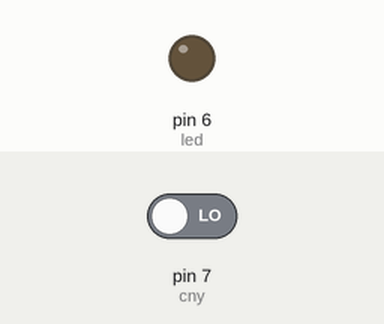
Bench run of a sketch on a simulated Arduino Uno, built with avr-gcc and run on an emulated ATmega328P. Shown: output pins drawn as LEDs (lit = HIGH). The inputs (shaded band) are chosen by the test bench; at power-on: pin 7 (cny) LOW. What the sketch prints to the serial monitor is not drawn.

Above: at 1.2 s.
1.3 s: pin 7 (cny) driven HIGH
At 2.4 s:
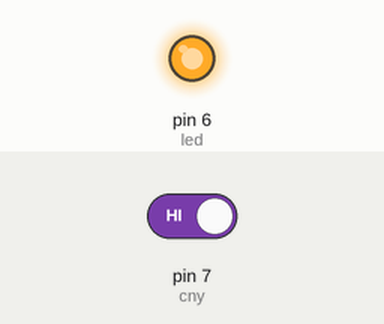
2.8 s: pin 7 (cny) driven LOW
At 3.6 s:
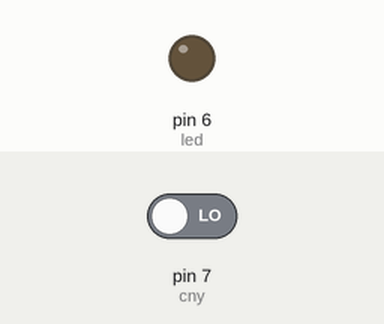
Timing chart, 0 to 5.8 s (numbered marks = the images above; inputs shaded):
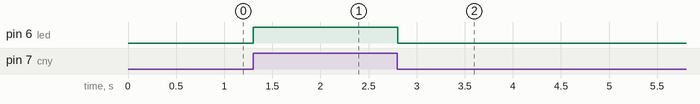

Measured:
- after the input at 1.3 s, pin 6 (led): LOW → HIGH at once
- after the input at 2.8 s, pin 6 (led): HIGH → LOW at once

The sketch:

cny70_infrarojo.ino
```cpp
int led =6;
int cny=7;
int valor=0;

void setup() {
  pinMode(led,OUTPUT);

  pinMode(cny, INPUT);
  Serial.begin(9600);
}

void loop() {
  valor=digitalRead(cny);
  digitalWrite(led,valor);
  Serial.println(valor);

}
```
